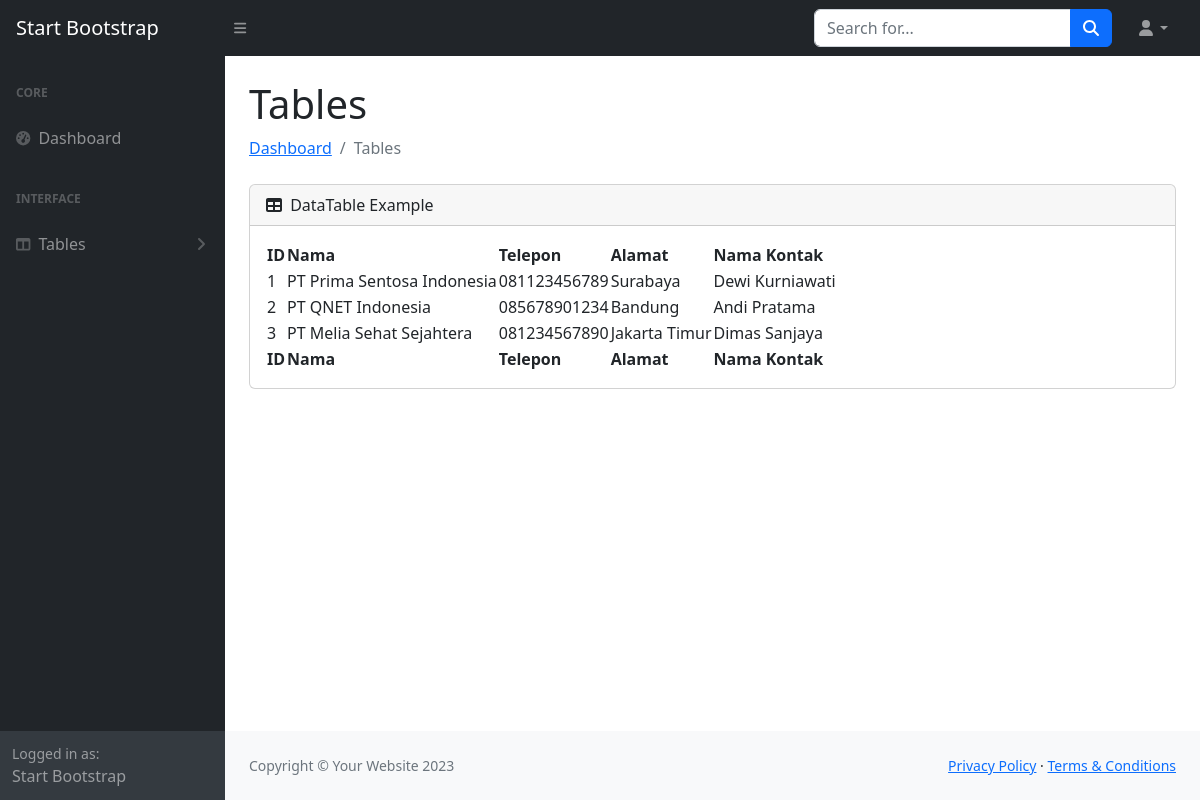
The app's page /supplier/supplier.php with its own data.
### tables this page shows
CREATE TABLE `supplier` (
  `id` int(11) NOT NULL,
  `name` varchar(45) DEFAULT NULL,
  `phone` varchar(45) DEFAULT NULL,
  `address` longtext DEFAULT NULL,
  `contact_name` varchar(45) DEFAULT NULL
);

### supplier/supplier.php (the view, shortened to what this page needs)
<?php
include "../koneksi.php";
$sql = "SELECT * FROM supplier";
$result = mysqli_query($conn, $sql);
?>
<!DOCTYPE html>
<html lang="en">
<head>
    <link href="https://cdn.jsdelivr.net/npm/simple-datatables@7.1.2/dist/style.min.css" rel="stylesheet" />
    <link href="../css/styles.css" rel="stylesheet" />
</head>
<body class="sb-nav-fixed">
    <nav class="sb-topnav navbar navbar-expand navbar-dark bg-dark">
        <a class="navbar-brand ps-3" href="../dashboard/index.html">Start Bootstrap</a>
        <button class="btn btn-link btn-sm order-1 order-lg-0 me-4 me-lg-0" id="sidebarToggle" href="#!"><i
                class="fas fa-bars"></i></button>
        <form class="d-none d-md-inline-block form-inline ms-auto me-0 me-md-3 my-2 my-md-0">
            <div class="input-group">
                <input class="form-control" type="text" placeholder="Search for..." aria-label="Search for..."
                    aria-describedby="btnNavbarSearch" />
                <button class="btn btn-primary" id="btnNavbarSearch" type="button"><i
                        class="fas fa-search"></i></button>
            </div>
        </form>
        <ul class="navbar-nav ms-auto ms-md-0 me-3 me-lg-4">
            <li class="nav-item dropdown">
                <a class="nav-link dropdown-toggle" id="navbarDropdown" href="#" role="button" data-bs-toggle="dropdown"
                    aria-expanded="false"><i class="fas fa-user fa-fw"></i></a>
            </li>
        </ul>
    </nav>
    <div id="layoutSidenav">
        <div id="layoutSidenav_nav">
            <nav class="sb-sidenav accordion sb-sidenav-dark" id="sidenavAccordion">
                <div class="sb-sidenav-menu">
                    <div class="nav">
                        <div class="sb-sidenav-menu-heading">Core</div>
                        <a class="nav-link" href="../dashboard/index.html">
                            <div class="sb-nav-link-icon"><i class="fas fa-tachometer-alt"></i></div>
                            Dashboard
                        </a>
                        <div class="sb-sidenav-menu-heading">Interface</div>
                        <a class="nav-link collapsed" href="#" data-bs-toggle="collapse"
                            data-bs-target="#collapseLayouts" aria-expanded="false" aria-controls="collapseLayouts">
                            <div class="sb-nav-link-icon"><i class="fas fa-columns"></i></div>
                            Tables
                            <div class="sb-sidenav-collapse-arrow"><i class="fas fa-angle-down"></i></div>
                        </a>
                        </div>
                </div>
                <div class="sb-sidenav-footer">
                    <div class="small">Logged in as:</div>
                    Start Bootstrap
                </div>
            </nav>
        </div>
        <div id="layoutSidenav_content">
            <main>
                <div class="container-fluid px-4">
                    <h1 class="mt-4">Tables</h1>
                    <ol class="breadcrumb mb-4">
                        <li class="breadcrumb-item"><a href="index.html">Dashboard</a></li>
                        <li class="breadcrumb-item active">Tables</li>
                    </ol>
                    <div class="card mb-4">
                        <div class="card-header">
                            <i class="fas fa-table me-1"></i>
                            DataTable Example
                        </div>
                        <div class="card-body">
                            <table id="datatablesSimple">
                                <thead>
                                    <tr>
                                        <th>ID</th>
                                        <th>Nama</th>
                                        <th>Telepon</th>
                                        <th>Alamat</th>
                                        <th>Nama Kontak</th>
                                    </tr>
                                </thead>
                                <tfoot>
                                    <tr>
                                        <th>ID</th>
                                        <th>Nama</th>
                                        <th>Telepon</th>
                                        <th>Alamat</th>
                                        <th>Nama Kontak</th>
                                    </tr>
                                </tfoot>
                                <tbody>
                                    <?php while ($row = mysqli_fetch_assoc($result)) : ?>
                                    <tr>
                                        <td><?= $row['id'] ?></td>
                                        <td><?= $row['name'] ?></td>
                                        <td><?= $row['phone'] ?></td>
                                        <td><?= $row['address'] ?></td>
                                        <td><?= $row['contact_name'] ?></td>
                                    </tr>
                                    <?php endwhile ?>
                                </tbody>
                            </table>
                        </div>
                    </div>
                </div>
            </main>
            <footer class="py-4 bg-light mt-auto">
                <div class="container-fluid px-4">
                    <div class="d-flex align-items-center justify-content-between small">
                        <div class="text-muted">Copyright &copy; Your Website 2023</div>
                        <div>
                            <a href="#">Privacy Policy</a>
                            &middot;
                            <a href="#">Terms &amp; Conditions</a>
                        </div>
                    </div>
                </div>
            </footer>
        </div>
    </div>
</body>
</html>

### records on screen
supplier: id "1", name "PT Prima Sentosa Indonesia", phone "081123456789", address "Surabaya", contact_name "Dewi Kurniawati"
supplier: id "2", name "PT QNET Indonesia", phone "085678901234", address "Bandung", contact_name "Andi Pratama"
supplier: id "3", name "PT Melia Sehat Sejahtera", phone "081234567890", address "Jakarta Timur", contact_name "Dimas Sanjaya"
